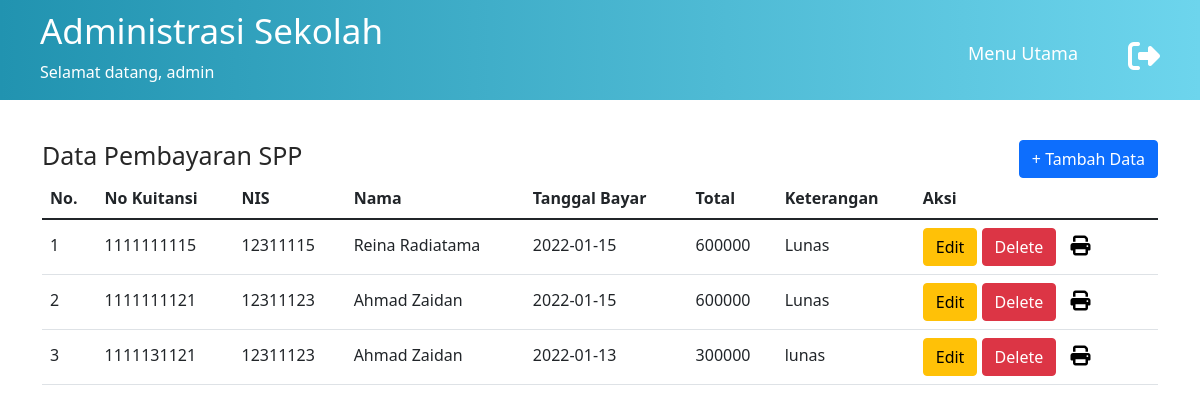
The page /data-spp.php (signed in) on the database its author committed.
### tables this page shows
CREATE TABLE `spp` (
  `no_kuitansi` char(10) NOT NULL,
  `tgl_bayar` date NOT NULL,
  `ket_bayar` varchar(20) NOT NULL,
  `total` int(8) NOT NULL,
  `nis` char(8) NOT NULL
);

CREATE TABLE `siswa` (
  `nis` char(8) NOT NULL,
  `nama` varchar(50) NOT NULL,
  `jns_kelamin` varchar(10) NOT NULL,
  `alamat` varchar(50) NOT NULL,
  `kd_kelas` char(4) NOT NULL
);

### functions.php (called while the page is built, shortened)
<?php
$conn = mysqli_connect("localhost", "root", "", "sekolah_database");
function query($query) {
	global $conn;
	$result = mysqli_query($conn, $query);
	$rows = [];
	while( $row = mysqli_fetch_assoc($result) ) {
		$rows[] = $row;
	}
	return $rows;
}
?>

### data-spp.php (the view, shortened to what this page needs)
<?php
require 'functions.php';
$spp = query("SELECT * FROM spp, siswa where siswa.nis=spp.nis");
?>
<!DOCTYPE html>
<html lang="en">
<head>
    <link rel="stylesheet" href="assets/css/main.css">
    <link href="https://cdn.jsdelivr.net/npm/bootstrap@5.1.3/dist/css/bootstrap.min.css" rel="stylesheet"
>
</head>
<body>
    <header>
        <div class="welcome">
            <h1>Administrasi Sekolah</h1>
            <p>Selamat datang,
                <?php
                echo $_SESSION['username'];
                ?>
            </p>
        </div>
        <nav>
            <ul>
                <li><a href="index.php">Menu Utama</a></li>
            </ul>
        </nav>
        <a href="logout.php"><i class="fa fa-sign-out fa-2x" aria-hidden="true"></i></a>
    </header>
    <section id="data-spp" class="container">
        <div class="top-data">
            <h1>Data Pembayaran SPP</h1>
            <button type="button" class="btn btn-primary"><a href="tambah-spp.php"
                    style="color: #fff; text-decoration:none;"> + Tambah Data</a></button>
        </div>
        <div class="list-spp">
            <table class="table table-hover">
                <thead>
                    <tr>
                        <th scope="col">No.</th>
                        <th scope="col">No Kuitansi</th>
                        <th scope="col">NIS</th>
                        <th scope="col">Nama</th>
                        <th scope="col">Tanggal Bayar</th>
                        <th scope="col">Total</th>
                        <th scope="col">Keterangan</th>
                        <th scope="col">Aksi</th>
                    </tr>
                </thead>
                <tbody>
                    <?php $i = 1; ?>
                    <?php foreach ($spp as $row) : ?>
                    <tr>
                        <td scope="row"><?= $i; ?></td>
                        <td scope="row"><?= $row["no_kuitansi"]; ?></td>
                        <td><?= $row["nis"]; ?></td>
                        <td><?= $row["nama"]; ?></td>
                        <td><?= $row["tgl_bayar"]; ?></td>
                        <td><?= $row["total"]; ?></td>
                        <td><?= $row["ket_bayar"]; ?></td>
                        <td class="button-action">
                            <a href="ubah-spp.php?no_kuitansi=<?= $row["no_kuitansi"]; ?>"><button type="button"
                                    class="btn btn-warning">Edit</button></a>
                            <a href="hapus-spp.php?no_kuitansi=<?= $row["no_kuitansi"]; ?>"><button type="button"
                                    class="btn btn-danger">Delete</button></a>
                            <a href="cetak-spp.php?no_kuitansi=<?= $row["no_kuitansi"]; ?>"><i class="fa fa-print fa-lg"
                                    aria-hidden="true" style="color: #000; padding:5px 10px"></i></a>
                        </td>
                    </tr>
                    <?php $i++; ?>
                    <?php endforeach; ?>
                </tbody>
            </table>
        </div>
    </section>
</body>
</html>

### assets/css/main.css (style rules this page uses)
* { margin: 0; padding: 0; box-sizing: border-box; text-decoration: none; list-style: none; }
body { font-family: 'Poppins', sans-serif; }
.container { width: 80%; margin: auto; }
header { width: 100%; padding: 0 40px; background: #2193b0; background: -webkit-linear-gradient(to left, #6dd5ed, #2193b0); background: linear-gradient(to left, #6dd5ed, #2193b0); display: flex; flex-direction: row; color: #fff; }
header .welcome { flex: 2; }
header .welcome h1 { font-size: 35px; padding-top: 10px; }
header ul { flex: 3; text-align: center; }
header i { padding-top: 40px; }
.fa-sign-out { color: #fff; }
header ul li { display: inline-block; font-size: 18px; margin-right: 30px; padding-top: 40px; align-items: center; }
header ul li a { color: #fff; padding: 10px 20px; border-radius: 10px; -webkit-border-radius: 10px; -moz-border-radius: 10px; -ms-border-radius: 10px; -o-border-radius: 10px; text-decoration: none; transition: all .5s; -webkit-transition: all .5s; -moz-transition: all .5s; -ms-transition: all .5s; -o-transition: all .5s; }
section { margin-top: 40px !important; }
.top-data h1 { color: #272727; float: left; }
.top-data button { float: right; color: #fff; text-decoration: none; }
a { color: #fff !important; text-decoration: none !important; }
.top-data { position: relative; margin-top: 30px; }
.top-data h1, body section h1 { font-size: 25px; display: block; }
tr td { line-height: 35px; }

### rows shown on the page
spp: no_kuitansi "1111111115", siswa.nis "12311115", siswa.nama "Reina Radiatama", tgl_bayar "2022-01-15", total "600000", ket_bayar "Lunas"
spp: no_kuitansi "1111111121", siswa.nis "12311123", siswa.nama "Ahmad Zaidan", tgl_bayar "2022-01-15", total "600000", ket_bayar "Lunas"
spp: no_kuitansi "1111131121", siswa.nis "12311123", siswa.nama "Ahmad Zaidan", tgl_bayar "2022-01-13", total "300000", ket_bayar "lunas"

### other values the page prints
$_SESSION['username'] "admin"
